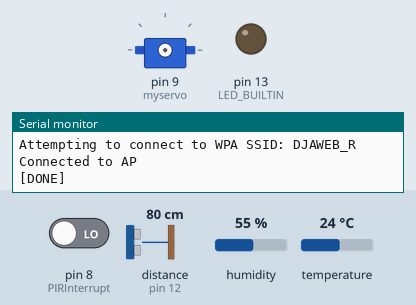
This sketch was run on a simulated Arduino Uno, built with avr-gcc and run on an emulated ATmega328P. Shown: servo, output pins drawn as LEDs (lit = HIGH), the last lines printed to the serial monitor. Inputs (shaded band) come from the test bench; at power-on: pin 8 (PIRInterrupt) LOW, distance to the obstacle (sensor on pin 12) 80 cm, humidity 55 %, temperature 24 °C. WiFi joins after 1.5 s; servers stay silent unless stated; no MQTT or app messages arrive unless stated; pins used as bus, display or sensor lines are not drawn.

Above: at 3.2 s.
3.3 s: pin 8 (PIRInterrupt) driven HIGH
At 3.45 s:
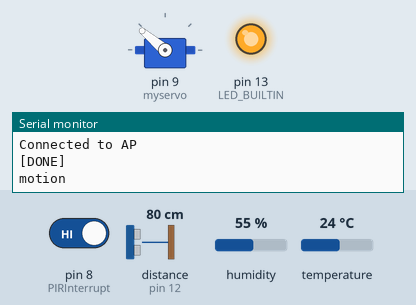
At 6.5 s:
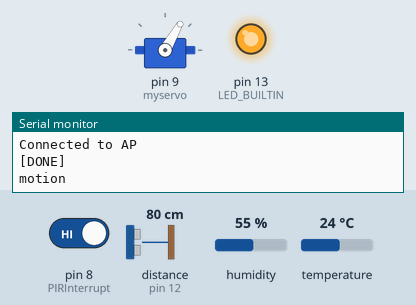
6.8 s: distance to the obstacle (sensor on pin 12) set to 2 cm
At 9.23 s:
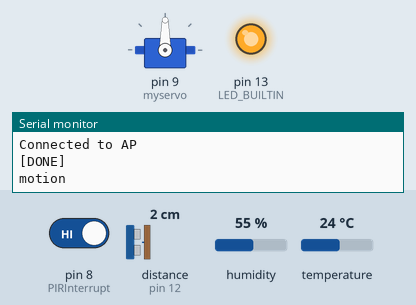
20.7 s: humidity set to 22 %
At 23.93 s:
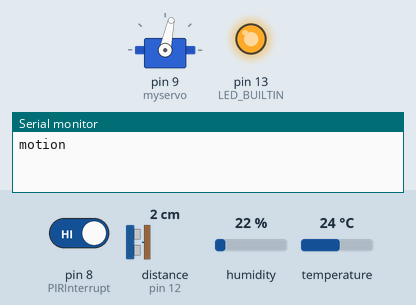
24.2 s: temperature set to 12 °C
27.7 s: distance to the obstacle (sensor on pin 12) set to 35 cm
31.2 s: distance to the obstacle (sensor on pin 12) set to 4 cm
Timing chart, 0 to 42.1 s (numbered marks = the images above; inputs shaded):
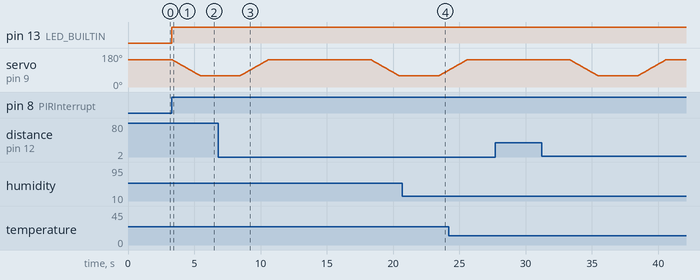

Measured:
- after the input at 3.3 s, pin 13 (LED_BUILTIN): LOW → HIGH at once; servo on pin 9 (myservo): moves from 145° to 60° over 2.1 s, starting at once

The sketch:

Unoarduino.ino
```cpp
#include <Servo.h>
#include <DHT.h>
#include <WiFiEspClient.h>
#include <WiFiEsp.h>
#include <WiFiEspUdp.h>
#include <PubSubClient.h>
#include <SoftwareSerial.h>
#include <HCSR04.h>

//ultra sonic
#define LENGTH 35
UltraSonicDistanceSensor distanceSensor(13, 12);  // Initialize sensor that uses digital pins 13 and 12.

//pir
int PIRInterrupt = 8;
volatile byte State = LOW;
unsigned long lastDebounceTime = 0;
unsigned long debounceDelay = 15000;
int enabled = 0;

//servo
Servo myservo;
#define OPENCAP 60
#define CLOSEDCAP 145
int pos = 0;

//wifi
SoftwareSerial soft(2, 3); // RX, TX
#define WIFI_AP "DJAWEB_R"
#define WIFI_PASSWORD "NOUSSA004"
const char* mqtt_server = "m16.cloudmqtt.com";
const char *mqtt_user = "fchlyhyo";
const char *mqtt_pass = "88Y3R_KV7BMT";
WiFiEspClient espClient;
PubSubClient client(espClient);
int status = WL_IDLE_STATUS;
unsigned long lastSend;
unsigned long lastCalcTime = 0;
unsigned long CalcDelay = 20000;

//dht
#define DHTPIN 7
#define DHTTYPE DHT11
DHT dht(DHTPIN, DHTTYPE);

void setup () {
      Serial.begin(9600);  // We initialize serial connection so that we could print values from sensor.
      dht.begin();
  InitWiFi();
  client.setServer(mqtt_server, 15142);
  client.setCallback(callback);
  lastSend = 0;
      pinMode(LED_BUILTIN, OUTPUT);
   pinMode(PIRInterrupt, INPUT);
}

void loop () {
  //dettecting motion and openning the lid
  if(State == LOW && digitalRead(PIRInterrupt) == 1)
  {
      Serial.println("motion");
            digitalWrite(LED_BUILTIN, HIGH);
      State = HIGH;
      lastDebounceTime = millis();
      myservo.attach(9);
      open_cap();
      delay(3000);
      close_cap();
      myservo.detach();
  }else if(State == HIGH && (millis() - lastDebounceTime) > debounceDelay)
  {
     digitalWrite(LED_BUILTIN, LOW);
     State = LOW;
  }

  //wifi part and mqtt
  status = WiFi.status();
  if ( status != WL_CONNECTED) {
    while ( status != WL_CONNECTED) {
      Serial.print("Attempting to connect to WPA SSID: ");
      Serial.println(WIFI_AP);
      // Connect to WPA/WPA2 network
      status = WiFi.begin(WIFI_AP, WIFI_PASSWORD);
      delay(500);
    }
    Serial.println("Connected to AP");
  }

  if ( !client.connected() ) {
    reconnect();
  }
  if ( millis() - lastSend > 15000 ) { // Update and send only after 1 seconds
    getAndSendData();
    lastSend = millis();
  }
  client.loop();

}


void getAndSendData()
{
  int tempDefect = 0;
  int distDefect = 0;

  Serial.println("Collecting data.");
  String tempData = "";
  // Reading temperature or humidity takes about 250 milliseconds!
  float h = dht.readHumidity();
  // Read temperature as Celsius (the default)
  float t = dht.readTemperature();

  // Check if any reads failed and exit early (to try again).
  if (isnan(h) || isnan(t)) {
    tempData="none";
    distDefect = 1;
  }else
  {
  String temperature = String(t);
  String humidity = String(h);

  tempData = "\"temperature\":";
  tempData += temperature;
  tempData += ",";
  tempData += "\"humidity\":";
  tempData += humidity;
  tempData += ",";

  }

  int distance = distanceSensor.measureDistanceCm();
  int full = (int)distance/LENGTH;
  full*= 100;
  full -= 100;
  String fullStr = String(full);
// Prepare a JSON payload string
  String payload = "{";
  payload += "\"id\":\"arduino\",\"data\":{";
  payload += tempData;
  payload += "\"full\":";
  payload += fullStr;
  payload += ",";
  payload += "\"lat\":";
  payload += "36.084196";
  payload += ",";
  payload += "\"long\":";
  payload += "7.258657";
  if(tempDefect == 1) {
    payload += ",";
    payload += "\"defect\":";
    payload += "\"temp\"";
  }
  payload += "}}";


  char attributes[300];
  payload.toCharArray( attributes, 300 );
  client.publish( "update", attributes );
  Serial.println( attributes );

}


void InitWiFi()
{
  // initialize serial for ESP module
  soft.begin(9600);
  // initialize ESP module
  WiFi.init(&soft);
  // check for the presence of the shield
  if (WiFi.status() == WL_NO_SHIELD) {
    Serial.println("WiFi shield not present");
    // don't continue
    while (true);
  }

  Serial.println("Connecting to AP ...");
  // attempt to connect to WiFi network
  while ( status != WL_CONNECTED) {
    Serial.print("Attempting to connect to WPA SSID: ");
    Serial.println(WIFI_AP);
    // Connect to WPA/WPA2 network
    status = WiFi.begin(WIFI_AP, WIFI_PASSWORD);
    delay(500);
  }
  Serial.println("Connected to AP");
}

void reconnect() {
  // Loop until we're reconnected
  while (!client.connected()) {
    // Attempt to connect (clientId, username, password)
    if ( client.connect("arduinoUno", mqtt_user, mqtt_pass) ) {
      Serial.println( "[DONE]" );
      client.subscribe("pirEnable");
      client.subscribe("pirDisable");
    } else {
      Serial.print( "[FAILED] [ rc = " );
      Serial.print( client.state() );
      Serial.println( " : retrying in 5 seconds]" );
      // Wait 5 seconds before retrying
      delay( 5000 );
    }
  }
}

void callback(char* topic, byte* payload, unsigned int length) {
  if(!strcmp(topic,"pirEnable")){
    enabled = 1;
    client.publish( "pir", "enabled" );
  }
  if(!strcmp(topic,"pirDisable")){
    enabled = 0;
    client.publish( "pir", "off" );
  }
}


void open_cap() {
  for (pos = CLOSEDCAP; pos >= OPENCAP; pos -= 1) { // goes from 0 degrees to 180 degrees
    myservo.write(pos);              // tell servo to go to position in variable 'pos'
    delay(25);
  }
}

void close_cap() {
   for (pos = OPENCAP; pos <= CLOSEDCAP; pos += 1) { // goes from 180 degrees to 0 degrees
    myservo.write(pos);              // tell servo to go to position in variable 'pos'
    delay(25);                       // waits 15ms for the servo to reach the position
  }
}
```
